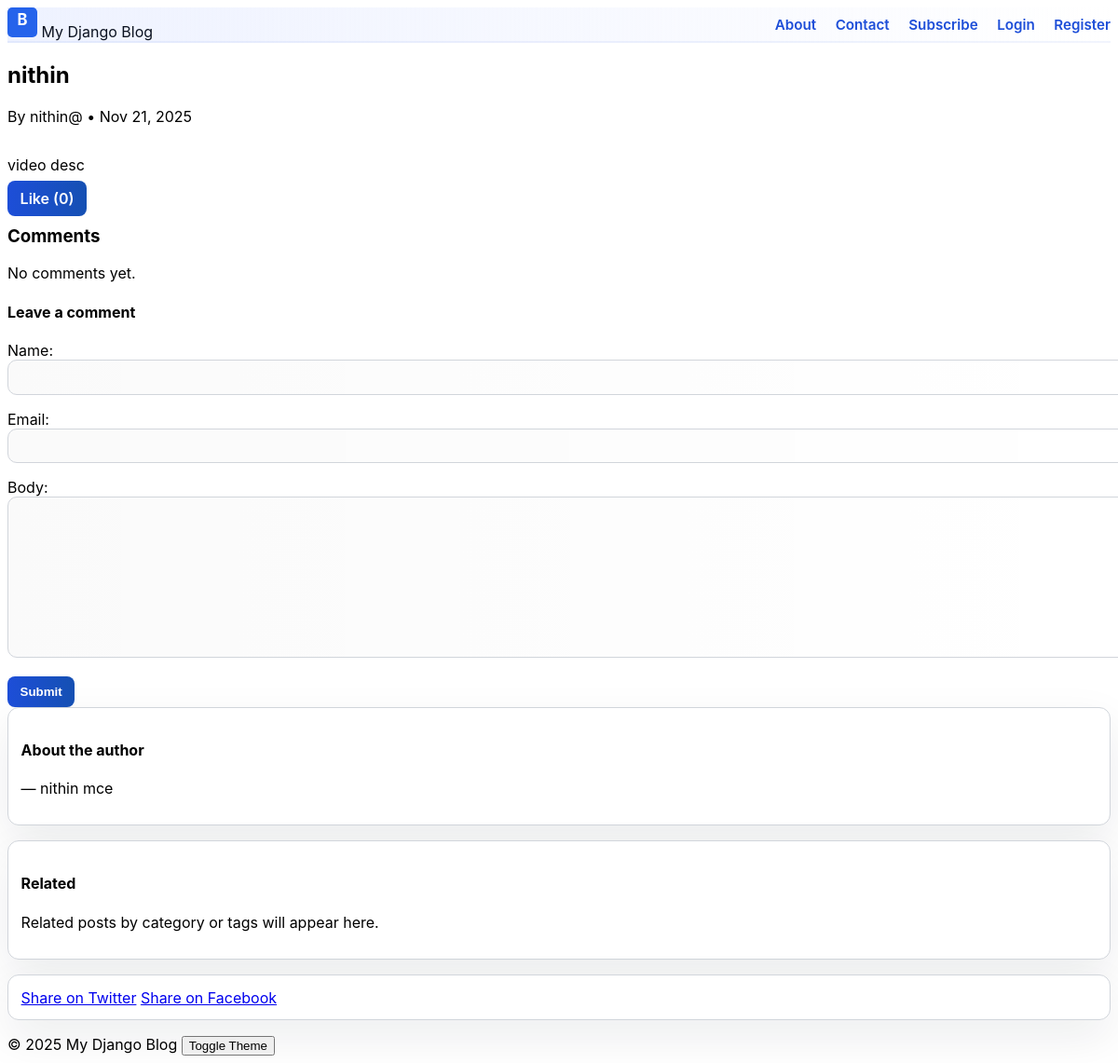
The app's page /post/nithin/ with its own data.
### blog/models.py (models this page shows, shortened)
class Post(models.Model):
    STATUS_CHOICES = (('draft', 'Draft'), ('published', 'Published'))
    author = models.ForeignKey(User, on_delete=models.CASCADE, related_name='posts')
    title = models.CharField(max_length=250)
    slug = models.SlugField(max_length=270, unique=True, blank=True)
    category = models.ForeignKey(Category, on_delete=models.SET_NULL, null=True, blank=True, related_name='posts')
    tags = models.ManyToManyField(Tag, blank=True, related_name='posts')
    cover = models.ImageField(upload_to='covers/', blank=True, null=True)
    content = models.TextField()
    created = models.DateTimeField(default=timezone.now)
    updated = models.DateTimeField(auto_now=True)
    status = models.CharField(max_length=10, choices=STATUS_CHOICES, default='draft')
    featured = models.BooleanField(default=False)
    published_at = models.DateTimeField(null=True, blank=True)
    class Meta:
        ordering = ['-created']

class Profile(models.Model):
    user = models.OneToOneField(User, on_delete=models.CASCADE)
    bio = models.TextField(blank=True)
    avatar = models.ImageField(upload_to='avatars/', blank=True, null=True)

### blog/views.py (the view)
# urls.py: path('post/<slug:slug>/', PostDetailView.as_view(), name='post_detail'),
class PostDetailView(DetailView):
    model = Post
    template_name = 'blog/post_detail.html'
    context_object_name = 'post'
    def get_object(self):
        return get_object_or_404(Post, slug=self.kwargs.get('slug'), status='published')
    def post(self, request, *args, **kwargs):
        post = self.get_object()
        form = CommentForm(request.POST)
        if form.is_valid():
            comment = form.save(commit=False)
            comment.post = post
            comment.approved = False
            comment.save()
            return redirect(post.get_absolute_url())
        return self.get(request, *args, **kwargs)
    def get_context_data(self, **kwargs):
        context = super().get_context_data(**kwargs)
        context['form'] = CommentForm()
        return context

### blog/forms.py
class CommentForm(forms.ModelForm):
    class Meta:
        model = Comment
        fields = ['name', 'email', 'body']

### templates/blog/post_detail.html (shortened to what this page needs)
{% extends 'base.html' %}
{% block content %}
  <div class="layout">
    <div>
      <article class="post">
        <h2>{{ post.title }}</h2>
        <p class="meta">By {{ post.author }} • {{ post.created|date:"M d, Y" }}</p>
        <div class="content">{{ post.content|linebreaks }}</div>
        <p class="buttons">
          <a class="btn" href="{% url 'post_like' post.slug %}">Like ({{ post.likes.count }})</a>
        </p>
      </article>
      <section id="comments">
        <h3>Comments</h3>
        {% for comment in post.comments.all %}
          <div class="comment">
            <p><strong>{{ comment.name }}</strong> - {{ comment.created|date:"M d, Y H:i" }}</p>
            <div>{{ comment.body|linebreaks }}</div>
          </div>
        {% empty %}
          <p>No comments yet.</p>
        {% endfor %}
        <h4>Leave a comment</h4>
        <form method="post">
          {{ form.as_p }}
          <button class="btn" type="submit">Submit</button>
        </form>
      </section>
    </div>
    <aside class="sidebar">
      <div class="card">
        <h4>About the author</h4>
        <p class="muted">{{ post.author.get_full_name }}{% if post.author.profile.bio %} — {{ post.author.profile.bio }}{% endif %}</p>
      </div>
      <div class="card">
        <h4>Related</h4>
        <p class="muted">Related posts by category or tags will appear here.</p>
      </div>
    </aside>
  </div>
  <div class="card" style="margin-top:1rem">
    <div class="share">
      <a href="https://twitter.com/intent/tweet?text={{ post.title }}%20{{ request.build_absolute_uri }}" target="_blank">Share on Twitter</a>
      <a href="https://www.facebook.com/sharer/sharer.php?u={{ request.build_absolute_uri }}" target="_blank">Share on Facebook</a>
    </div>
  </div>
{% endblock %}

### static/css/style.css (style rules this page uses)
:root { --bg: #f8fafc; --card: #ffffff; --muted: #374151; --text: #0b1220; --primary: #1d4ed8; --accent: #06b6d4; --soft: #eef2ff; --border: #d1d5db; --shadow: 0 18px 48px rgba(15,23,42,0.08); }
.post { transition:transform .18s ease, box-shadow .18s ease }
form input[type="text"], form input[type="email"], form textarea, select { width:100%;padding:0.65rem;border-radius:10px;border:1px solid var(--border);background:linear-gradient(90deg, rgba(0,0,0,0.02), transparent);color:var(--text); }

### records on screen
Post: title "nithin", author "nithin@", created "Nov 21, 2025", content "video desc", likes.count "0", author.profile.bio "nithin mce"
